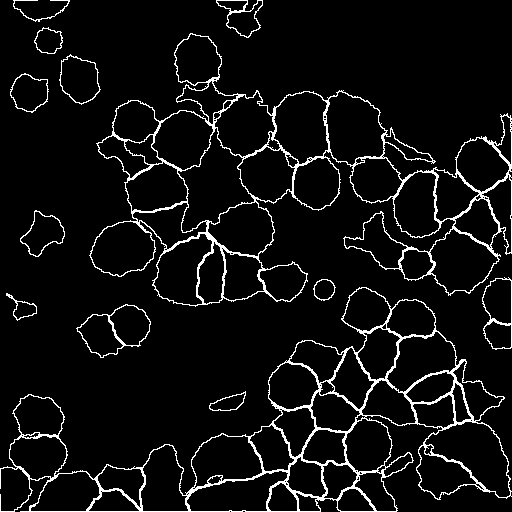
#> input picture hw3/BBBC018_v1_outlines/train/00736-cells.png, 512 x 512 px, given in place of 00735-actin.DIB.bmp, which was not available
$ jupyter execute --allow-errors homework03_part1_both.ipynb   (shell and % lines are left out)   (Python 2 division)   (older library calls are emulated)   (text cells are left out)
#> lines starting #> are read from the running program, lines starting #| are printed output that depends on the picture; pictures that were not available may be replaced by others from this repository, and a replacement may not be noted
[cell 1]
import scipy as sp
import scipy.misc
import matplotlib.pyplot as plt
import numpy as np

[cell 2]
# Human HT29 colon-cancer cells
plt.figure(figsize=(10,8))
plt.subplot(1,2,1)
im = sp.misc.imread('BBBC018_v1_images-fixed/train/00735-actin.DIB.bmp')
#> im is the input picture: shape (512, 512) bool; 6.3% white in thin lines or dots
plt.imshow(im)
plt.subplot(1,2,2)
mask = sp.misc.imread('BBBC018_v1_outlines/train/00735-cells.png')
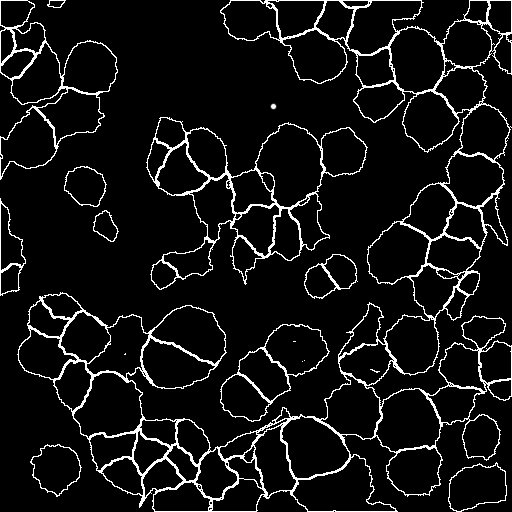
#> input picture hw3/BBBC018_v1_outlines/train/00735-cells.png, 512 x 512 px
#> mask is the input picture: shape (512, 512); min 0, max 255, mean 18.9
plt.imshow(mask, 'gray')
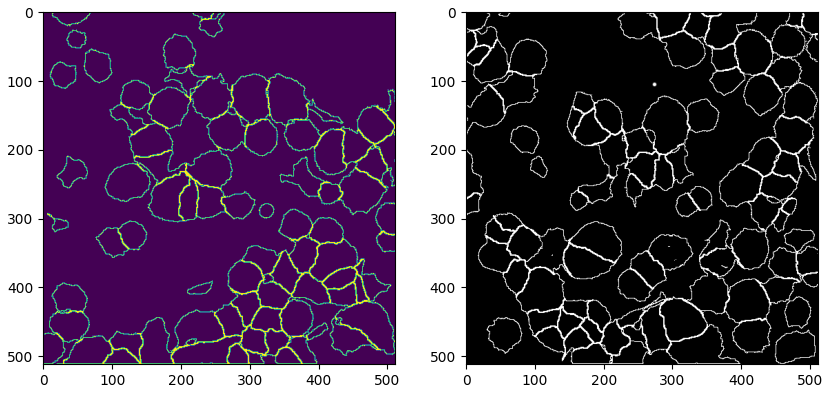
#> figure drawn by matplotlib, 2 panels

[cell 3]
# [7 lines left out: function calc_iou, not called in this run]

[cell 4]
train_folder_source = 'BBBC018_v1_images-fixed/train/'
val_folder_source = 'BBBC018_v1_images-fixed/val/'
train_folder_target = 'BBBC018_v1_outlines/train/'
val_folder_target = 'BBBC018_v1_outlines/val/'

[cell 5]
import torch
import torch.nn as nn
from torchvision import transforms
import torchvision.datasets as datasets
import torch.utils.data as data
import torch.optim as optim
import os

#> (a cell that did not finish here is left out)

[cell 7]
import cv2 as cv
im = cv.imread('BBBC018_v1_images-fixed/train/00735-actin.DIB.bmp')
#> im: shape (512, 512, 3); 6.3% white in thin lines or dots
dst = cv.fastNlMeansDenoisingColored(im,None,10,60,21,7)
dst = cv.cvtColor(dst, cv.COLOR_BGR2GRAY)
#> dst: shape (512, 512)
im = cv.cvtColor(im, cv.COLOR_BGR2GRAY)

plt.subplot(121),plt.imshow(im)
plt.subplot(122),plt.imshow(dst)
plt.show()
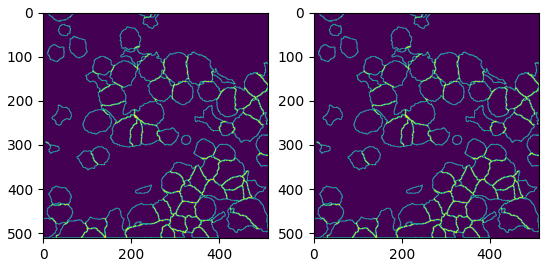
#> figure drawn by matplotlib, 2 panels

[cell 8]
np.unique(np.array(cv.imread('BBBC018_v1_outlines/train/00735-cells.png'))) # https://i.gifer.com/CRek.gif

[cell 9]
mask = cv.imread('BBBC018_v1_outlines/train/00735-cells.png')
#> mask: shape (512, 512, 3); min 0, max 255, mean 18.9
graymask = cv.cvtColor(mask, cv.COLOR_BGR2GRAY)
m = np.array(graymask)

im = cv.imread('BBBC018_v1_images-fixed/train/00735-actin.DIB.bmp')
dst = cv.fastNlMeansDenoisingColored(im,None,10,60,21,7)
imgray = cv.cvtColor(dst, cv.COLOR_BGR2GRAY)

plt.hist(imgray[m>0],bins=20)
plt.hist(imgray[m==0],bins=20, alpha=0.3)
plt.legend(['boundaries', 'non boundaries'])
#plt.subplot(2,1,2)
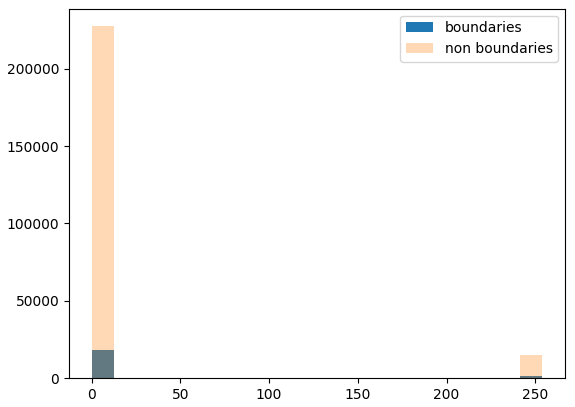
#> figure drawn by matplotlib, 1 panel; tallest bar 18143 high, from x = 8.88e-16 to 12.7; tallest bar 227501 high, from x = 8.88e-16 to 12.7

[cell 10]
im = cv.imread('BBBC018_v1_images-fixed/train/00735-actin.DIB.bmp')
dst = cv.fastNlMeansDenoisingColored(im,None,10,60,21,7)
laplacian = cv.Laplacian(dst,cv.CV_8U)
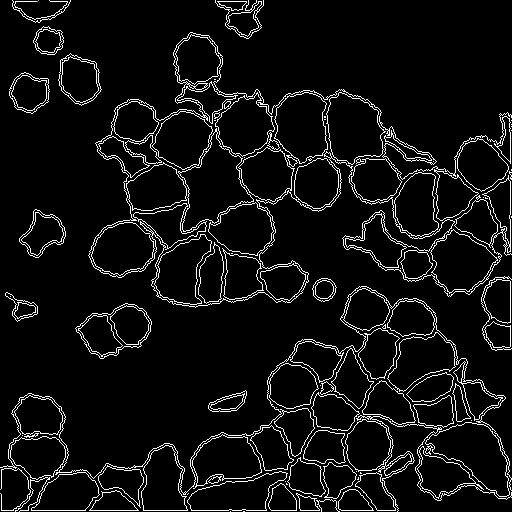
#> laplacian: shape (512, 512, 3); mean B, G, R 16.3, 16.3, 16.3
plt.imshow(laplacian)

[cell 11]
im = cv.imread('BBBC018_v1_images-fixed/train/00735-actin.DIB.bmp')
dst = cv.fastNlMeansDenoisingColored(im,None,10,30,21,7)
sobelx8u = cv.Sobel(dst,cv.CV_8U,1,0,ksize=3)
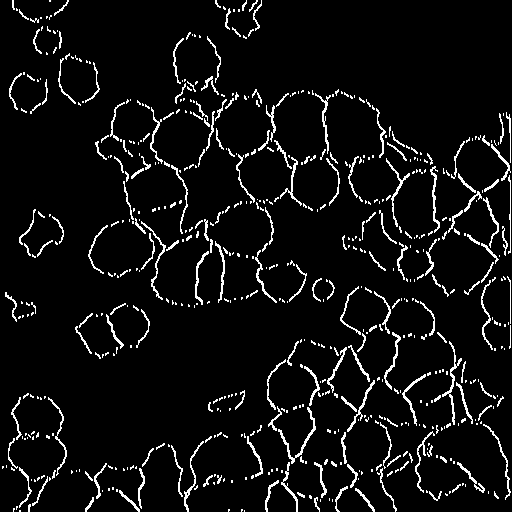
#> sobelx8u: shape (512, 512, 3); min 0, max 255, mean 15.8
sobelx64f = cv.Sobel(dst,cv.CV_64F,1,0,ksize=3)
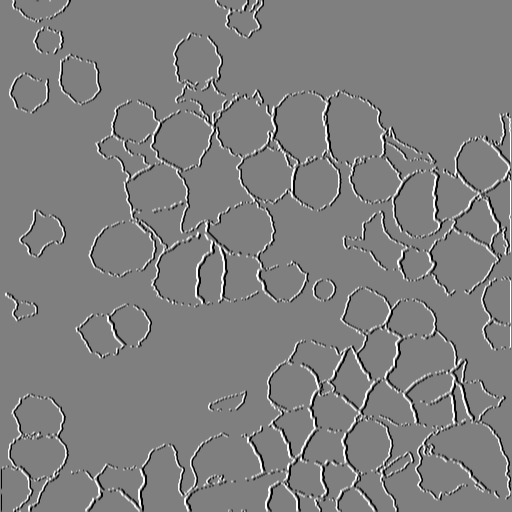
#> sobelx64f: shape (512, 512, 3) float64; mean B, G, R 0.8, 0.8, 0.8; drawn with min black and max white
abs_sobel64f = np.absolute(sobelx64f)
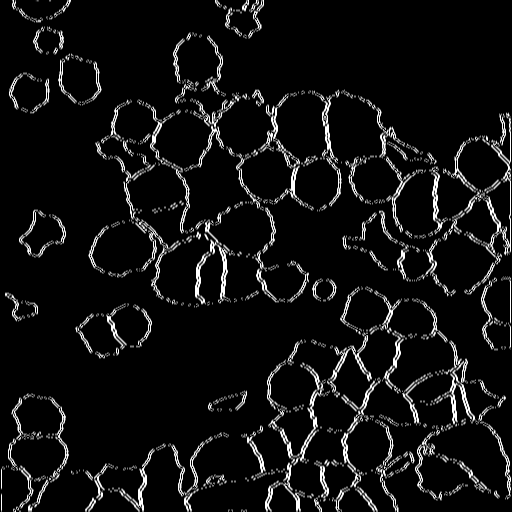
#> abs_sobel64f: shape (512, 512, 3) float64; mean B, G, R 67.8, 67.8, 67.8; drawn with min black and max white
sobel_8u = np.uint8(abs_sobel64f)
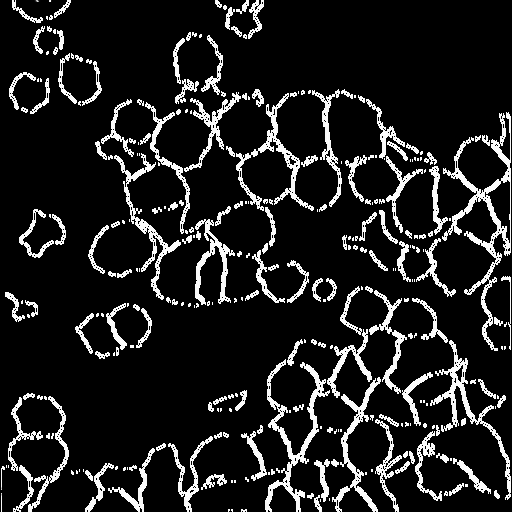
#> sobel_8u: shape (512, 512, 3); mean B, G, R 31, 31, 31
plt.figure(figsize=(16,9))
plt.subplot(1,4,1)
plt.imshow(sobel_8u)
plt.subplot(1,4,2)
plt.imshow(sobelx8u)
plt.subplot(1,4,3)
plt.imshow(mask)
plt.subplot(1,4,4)
plt.imshow(dst)
